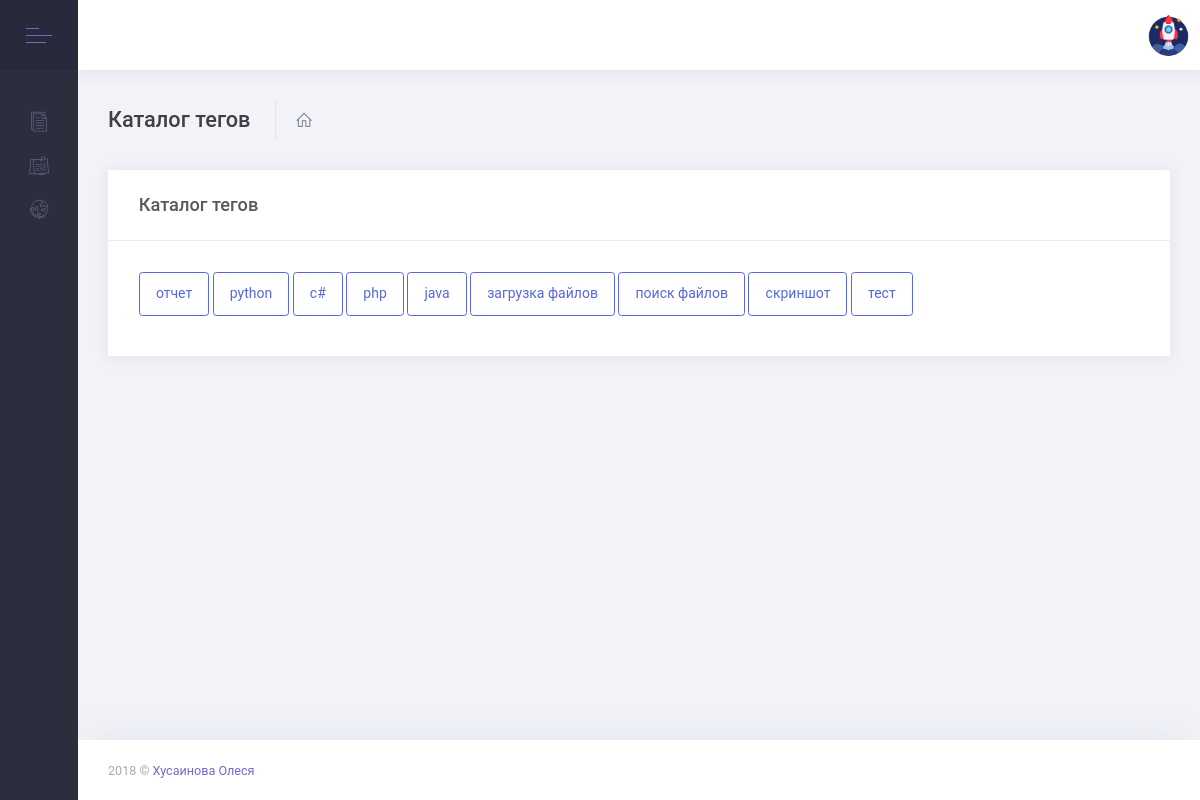
The app's page /tags/ with its own data.
### uploader/models.py (models this page shows)
class Tag(models.Model):
    name = models.CharField(
        max_length=20
    )
    def __str__(self):
        return self.name

### uploader/views.py (the view)
# urls.py: path('tags/', views.TagList.as_view(), name="tag_list"),
class TagList(generic.ListView):
    model = Tag
    template_name = 'tag/tag_list.html'
    context_object_name = 'tags'

### uploader/templates/tag/tag_list.html (shortened to what this page needs)
{% extends 'uploader/base.html' %}
{% block content %}
    <div class="m-subheader">
        <div class="d-flex align-items-center">
            <div class="mr-auto">
                <h3 class="m-subheader__title m-subheader__title--separator">Каталог тегов</h3>
                <ul class="m-subheader__breadcrumbs m-nav m-nav--inline">
                    <li class="m-nav__item">
                        <a href="/" class="m-nav__link m-nav__link--icon">
						</a>
                    </li>
                </ul>
            </div>
        </div>
    </div>
    <div class="m-content">
        <div class="m-portlet">
            <div class="m-portlet__head">
                <div class="m-portlet__head-caption">
                    <div class="m-portlet__head-title">
                        <h3 class="m-portlet__head-text">
                            Каталог тегов
                        </h3>
                    </div>
                </div>
            </div>
            <div class="m-portlet__body">
                <div class="m-section">
                    <div class="m-section__content">
                        {% for tag in tags %}
                            <a class="btn btn-outline-primary" href="{% url 'tag_detail' tag.name %}">{{ tag }}</a>
                        {% empty %}
                            <div class="form-group row">
                                <label class="col-lg-12 col-form-label align-center">Администратор еще не создал ни один тег
                                    <i class="fa fa-frown"></i>
                                </label>
                            </div>
                        {% endfor %}
                    </div>
                </div>
            </div>
        </div>
    </div>
{% endblock %}

### uploader/static/style.css (style rules this page uses)
.m-section { margin: 0!important; }

### records on screen
Tag: name "отчет"
Tag: name "python"
Tag: name "c#"
Tag: name "php"
Tag: name "java"
Tag: name "загрузка файлов"
Tag: name "поиск файлов"
Tag: name "скриншот"
Tag: name "тест"
